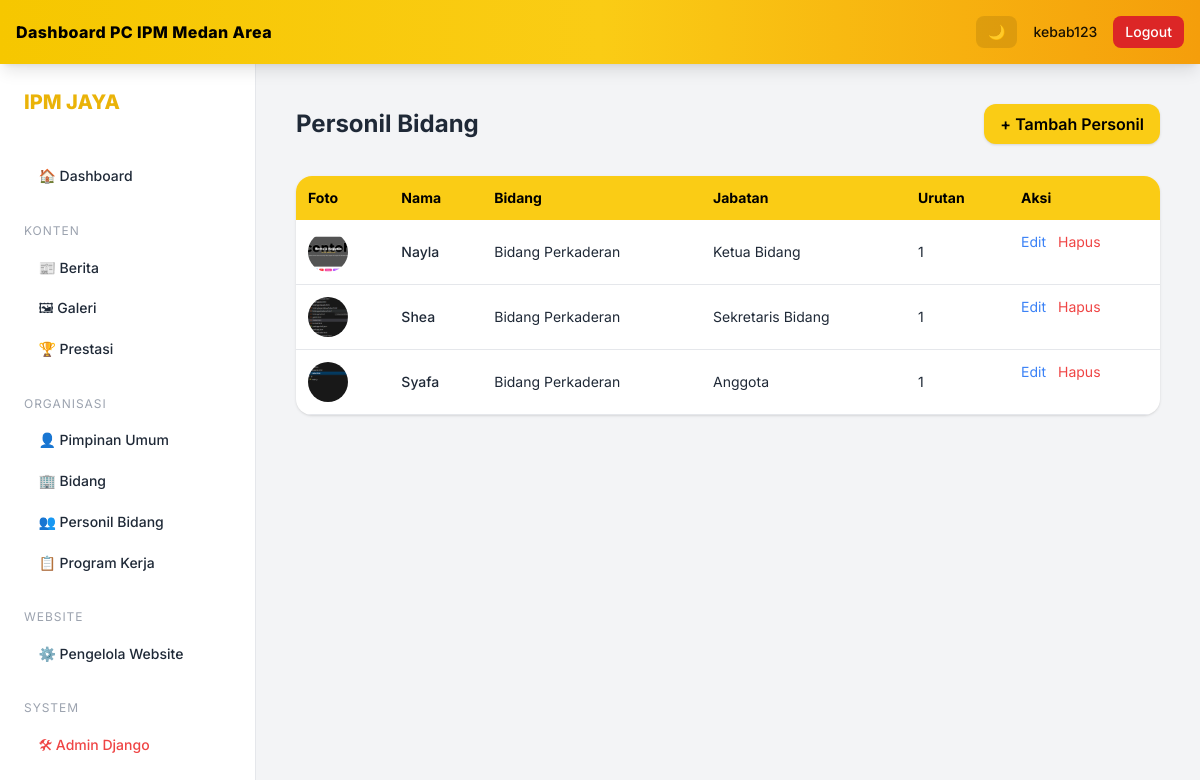
/editor/personil/ (signed in), run on the app's committed database.
### blog/models.py (models this page shows, shortened)
class PersonilBidang(models.Model):
    JABATAN_CHOICES = [
        ('ketua', 'Ketua Bidang'),
        ('sekretaris', 'Sekretaris Bidang'),
        ('anggota', 'Anggota'),
    ]
    bidang = models.ForeignKey(
        Bidang,
        on_delete=models.CASCADE,
        related_name='personil'
    )
    nama = models.CharField(max_length=100)
    jabatan = models.CharField(
        max_length=20,
        choices=JABATAN_CHOICES
    )
    foto = models.ImageField(
        upload_to='personil_bidang/',
        blank=True,
        null=True
    )
    urutan = models.PositiveIntegerField(default=0)

class Bidang(models.Model):
    nama = models.CharField(max_length=100)
    slug = models.SlugField(unique=True)
    deskripsi = models.TextField(blank=True)
    foto = models.ImageField(
        upload_to='bidang/',
        blank=True,
        null=True
    )

### blog/views_editor.py (the view)
# urls.py: path('editor/personil/', views_editor.editor_personil_bidang, name='editor_personil_bidang'),
@login_required
def editor_personil_bidang(request):
    if not editor_only(request.user):
        return HttpResponseForbidden("Tidak punya akses")
    data = PersonilBidang.objects.select_related('bidang').order_by('urutan')
    return render(
        request,
        'editor/personil_bidang/list.html',
        {'data': data}
    )

### blog/context_processors.py (called while the page is built)
def global_user_role(request):
    user = request.user
    return {
        'is_editor': (
            user.is_authenticated and
            user.groups.filter(name__in=['Dewa', 'admin']).exists()
        ),
        'is_dewa': (
            user.is_authenticated and
            user.groups.filter(name='Dewa').exists()
        ),
    }

### blog/views_editor.py (called while the page is built)
def editor_only(user):
    return (
        user.is_authenticated and
        user.groups.filter(name__in=['Dewa', 'admin']).exists()
    )

### templates/editor/personil_bidang/list.html (shortened to what this page needs)
{% extends "editor/base_editor.html" %}
{% block content %}
<div class="max-w-6xl mx-auto space-y-8">
<div class="flex justify-between items-center">
<h1 class="text-2xl font-bold">
Personil Bidang
</h1>
<a href="{% url 'tambah_personil_bidang' %}"
class="px-4 py-2 rounded-xl
bg-yellow-400 hover:bg-yellow-500
text-black font-semibold shadow">
+ Tambah Personil
</a>
</div>
<div class="bg-white dark:bg-slate-800 rounded-2xl shadow overflow-hidden">
<table class="w-full text-sm">
<thead class="bg-yellow-400 text-black">
<tr>
<th class="p-3 text-left">Foto</th>
<th class="p-3 text-left">Nama</th>
<th class="p-3 text-left">Bidang</th>
<th class="p-3 text-left">Jabatan</th>
<th class="p-3 text-left">Urutan</th>
<th class="p-3 text-left">Aksi</th>
</tr>
</thead>
<tbody>
{% for p in data %}
<tr class="border-b dark:border-slate-700 hover:bg-gray-50 dark:hover:bg-slate-700">
<td class="p-3">
{% if p.foto %}
<img src="{{ p.foto.url }}"
class="w-10 h-10 rounded-full object-cover">
{% endif %}
</td>
<td class="p-3 font-medium">
{{ p.nama }}
</td>
<td class="p-3">
{{ p.bidang.nama }}
</td>
<td class="p-3">
{{ p.get_jabatan_display }}
</td>
<td class="p-3">
{{ p.urutan }}
</td>
<td class="p-3 flex gap-3">
<a href="{% url 'edit_personil_bidang' p.id %}"
class="text-blue-500 hover:underline">
Edit
</a>
<form method="POST"
action="{% url 'hapus_personil_bidang' p.id %}">
<button class="text-red-500 hover:underline">
Hapus
</button>
</form>
</td>
</tr>
{% empty %}
<tr>
<td colspan="6" class="p-6 text-center text-gray-400">
Belum ada data personil
</td>
</tr>
{% endfor %}
</tbody>
</table>
</div>
</div>
{% endblock %}

### templates/editor/base_editor.html (shortened to what this page needs)
{% load static %}
<!DOCTYPE html>
<html lang="id" class="scroll-smooth">
<head>
<script src="https://cdn.tailwindcss.com"></script>
</head>
<body class="bg-gray-100 dark:bg-slate-900 text-gray-800 dark:text-gray-100 transition-colors duration-300">
<header class="fixed top-0 inset-x-0 h-16 z-50
               bg-gradient-to-r from-[#F6C700] via-yellow-400 to-amber-500
               shadow-lg">
<div class="h-full max-w-7xl mx-auto px-4 flex items-center justify-between text-black">
<div class="flex items-center gap-3">
<div class="font-extrabold tracking-wide">
Dashboard PC IPM Medan Area
</div>
</div>
<div class="flex items-center gap-4 text-sm font-medium">
<button id="darkToggle"
class="px-3 py-1.5 rounded-lg bg-black/10 hover:bg-black/20 transition">
🌙
</button>
<span class="hidden sm:inline opacity-90">
{{ request.user.username }}
</span>
<a href="{% url 'logout' %}"
class="px-3 py-1.5 rounded-lg bg-red-600 hover:bg-red-700 text-white transition">
Logout
</a>
</div>
</div>
</header>
<div class="flex pt-16 min-h-screen">
<aside id="sidebar"
class="fixed md:relative
       w-64 bg-white dark:bg-slate-800
       border-r dark:border-slate-700
       min-h-screen p-6
       transform -translate-x-full md:translate-x-0
       transition duration-300 z-40">
<div class="mb-10">
<h1 class="text-xl font-extrabold text-yellow-500">
IPM JAYA
</h1>
</div>
<nav class="space-y-6 text-sm">
<a href="{% url 'editor_dashboard' %}" class="nav">
🏠 Dashboard
</a>
<div>
<p class="section-title">
Konten
</p>
<a href="{% url 'semua_berita' %}" class="nav">
📰 Berita
</a>
<a href="{% url 'editor_galeri' %}" class="nav">
🖼 Galeri
</a>
<a href="{% url 'editor_prestasi' %}" class="nav">
🏆 Prestasi
</a>
</div>
<div>
<p class="section-title">
Organisasi
</p>
<a href="{% url 'editor_pimpinan' %}" class="nav">
👤 Pimpinan Umum
</a>
<a href="{% url 'editor_bidang' %}" class="nav">
🏢 Bidang
</a>
<a href="{% url 'editor_personil_bidang' %}" class="nav">
👥 Personil Bidang
</a>
<a href="{% url 'editor_program_kerja' %}" class="nav">
📋 Program Kerja
</a>
</div>
<div>
<p class="section-title">
Website
</p>
<a href="{% url 'editor_pengelola' %}" class="nav">
⚙️ Pengelola Website
</a>
</div>
<div>
<p class="section-title">
System
</p>
{% if request.user.is_superuser %}
<a href="/admin/" class="nav text-red-500">
🛠 Admin Django
</a>
{% endif %}
</div>
</nav>
</aside>
<main class="flex-1 p-6 md:p-10">
{% block content %}{% endblock %}
</main>
</div>
</body>
</html>

### templates/editor/base_editor.html (style rules this page uses)
body { font-family:'Inter',sans-serif; }
.section-title { font-size:.75rem; text-transform:uppercase; letter-spacing:.08em; color:#9ca3af; margin-bottom:.4rem; }
.nav { display:flex; align-items:center; gap:.6rem; padding:.65rem .9rem; border-radius:.7rem; font-weight:500; transition:.25s; }

### data on the page
PersonilBidang: foto (picture), nama "Nayla", bidang.nama "Bidang Perkaderan", jabatan "Ketua Bidang", urutan "1"
PersonilBidang: foto (picture), nama "Shea", bidang.nama "Bidang Perkaderan", jabatan "Sekretaris Bidang", urutan "1"
PersonilBidang: foto (picture), nama "Syafa", bidang.nama "Bidang Perkaderan", jabatan "Anggota", urutan "1"

### other printed values
{{ request.user.username }} "kebab123"
